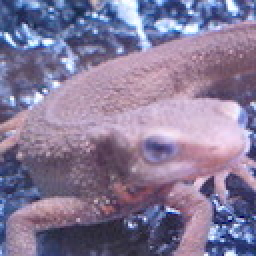
#> input picture questions/Question_21_30/imori.jpg, 128 x 128 px, found by its file name (shown 2 times larger)
$ python Q53-BlackHat.py
#> lines starting #> are read from the running program, lines starting #| are printed output that depends on the picture; after the words box and inside, x2 and y2 are one past the last pixel; in counts of white or black regions, pixels touching at a corner belong together
# %% import
import cv2
from PIL import Image
import numpy as np

# %% load original image
img = Image.open("../../ImageProcessing100Wen/Question_21_30/imori.jpg")
#> img is the input picture: PIL image 128x128 RGB; mean R, G, B 134.1, 121.8, 152.8
img_arr = np.array(img)
print(img_arr.shape)
#| (128, 128, 3)
img_gs = cv2.cvtColor(img_arr, cv2.COLOR_RGB2GRAY)
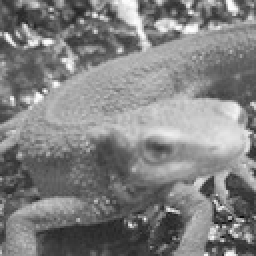
#> img_gs: shape (128, 128) (shown 2 times larger); min 11, max 254, mean 129
thresh, bin = cv2.threshold(img_gs, None, maxval=255, type=cv2.THRESH_OTSU)
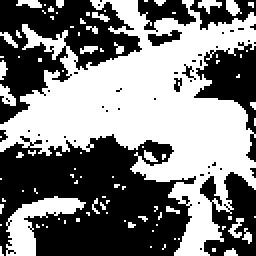
#> bin: shape (128, 128) (shown 2 times larger); 49.5% white; 93 white regions (80 under 20 px), largest, box (x1, y1, x2, y2) and area: (0, 0, 128, 128) 6947, (3, 98, 43, 128) 483, (0, 42, 8, 53) 50
#> thresh = 129

# %%
def black_hat(img, se_form="cross", k_size=3):
#> called with se_form = 'cross', k_size = 3
    se_dict = {
        "ellipse": cv2.MORPH_ELLIPSE,
        "cross": cv2.MORPH_CROSS,
        "rect": cv2.MORPH_RECT
    }
    se = cv2.getStructuringElement(se_dict[se_form], ksize=(k_size, k_size))
    return cv2.morphologyEx(img, cv2.MORPH_BLACKHAT, se)
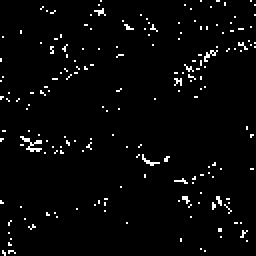
#> returned value: shape (128, 128) (shown 2 times larger); 2.7% white in thin lines or dots
# %%
res = black_hat(bin)
# %%
